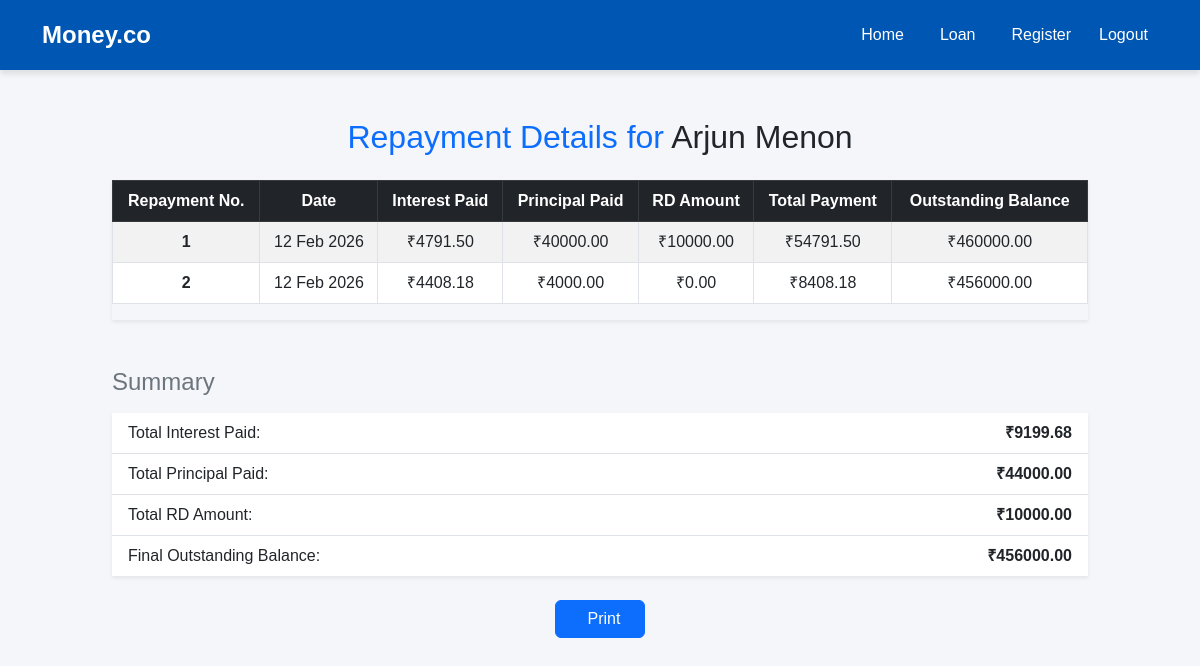
/repayments/16/, run on the app's committed database.
### moneyapp/models.py (models this page shows, shortened)
class Member(models.Model):
    ROLE_CHOICES = [
        ('Teaching', 'Teaching Staff'),
        ('Non-Teaching', 'Non-Teaching Staff')
    ]
    name            = models.CharField(max_length=100)
    member_id       = models.CharField(max_length=50, unique=True)
    department      = models.CharField(max_length=100, blank=True)
    designation     = models.CharField(max_length=100, blank=True)
    mob             = models.CharField(max_length=10, validators=[phone_validator])
    email           = models.EmailField()
    dob             = models.DateField()
    doj             = models.DateField()
    doj_service     = models.DateField()
    maximum_period  = models.IntegerField()
    max_loan_amount = models.DecimalField(max_digits=10, decimal_places=2)
    city            = models.CharField(max_length=100)
    pincode         = models.CharField(max_length=10)
    role            = models.CharField(max_length=20, choices=ROLE_CHOICES, default='Non-Teaching')
    has_loan        = models.BooleanField(default=False)

class LoanRepayment(models.Model):
    member               = models.ForeignKey(Member, on_delete=models.CASCADE)
    repayment_number     = models.PositiveIntegerField()
    repayment_date       = models.DateField()
    interest_paid        = models.DecimalField(max_digits=10, decimal_places=2)
    principal_paid       = models.DecimalField(max_digits=10, decimal_places=2)
    rd_amount            = models.DecimalField(max_digits=10, decimal_places=2, default=0)
    total_payment        = models.DecimalField(max_digits=10, decimal_places=2)
    outstanding_balance  = models.DecimalField(max_digits=10, decimal_places=2)
    class Meta:
        ordering = ('member', 'repayment_number')
        constraints = [
            UniqueConstraint(
                fields=['member', 'repayment_number'],
                name='unique_member_repayment'
            )
        ]

### moneyapp/views.py (the view)
# urls.py: path('repayments/<int:member_id>/', views.repayment_details, name='repayment_detail'),
def repayment_details(request, member_id):
    member = get_object_or_404(Member, id=member_id)
    repayments = LoanRepayment.objects.filter(member=member).order_by('repayment_number')
    totals = repayments.aggregate(
        total_interest=Sum('interest_paid'),
        total_principal=Sum('principal_paid'),
        total_rd=Sum('rd_amount')
    )
    return render(request, 'repayment_detail.html', {
        'member': member,
        'repayments': repayments,
        'total_interest': totals['total_interest'] or 0,
        'total_principal': totals['total_principal'] or 0,
        'total_rd': totals['total_rd'] or 0,
        'final_balance': member.max_loan_amount
    })

### moneyapp/templates/repayment_detail.html (shortened to what this page needs)
{% extends 'base.html' %}
{% block content %}
<div class="container my-5" style="max-width: 1000px;">
    <h2 class="text-center text-primary mb-4">
        Repayment Details for <span class="text-dark">{{ member.name }}</span>
    </h2>
    <div class="table-responsive shadow-sm">
        <table class="table table-striped table-bordered align-middle">
            <thead class="table-dark text-center">
                <tr>
                    <th>Repayment No.</th>
                    <th>Date</th>
                    <th>Interest Paid</th>
                    <th>Principal Paid</th>
                    <th>RD Amount</th>
                    <th>Total Payment</th>
                    <th>Outstanding Balance</th>
                </tr>
            </thead>
            <tbody>
                {% if repayments %}
                    {% for repayment in repayments %}
                        <tr class="text-center">
                            <td><strong>{{ repayment.repayment_number }}</strong></td>
                            <td>{{ repayment.repayment_date|date:"d M Y" }}</td>
                            <td>₹{{ repayment.interest_paid|floatformat:2 }}</td>
                            <td>₹{{ repayment.principal_paid|floatformat:2 }}</td>
                            <td>₹{{ repayment.rd_amount|default:0|floatformat:2 }}</td>
                            <td>
                                ₹{{ repayment.total_payment|default:0|floatformat:2 }}
                            </td>
                            <td>₹{{ repayment.outstanding_balance|floatformat:2 }}</td>
                        </tr>
                    {% endfor %}
                {% else %}
                    <tr>
                        <td colspan="7" class="text-center text-danger py-4">
                            No repayments found for this member.
                        </td>
                    </tr>
                {% endif %}
            </tbody>
        </table>
    </div>
    <div class="mt-5">
        <h4 class="mb-3 text-secondary">Summary</h4>
        <ul class="list-group list-group-flush shadow-sm">
            <li class="list-group-item d-flex justify-content-between">
                <span>Total Interest Paid:</span>
                <strong>₹{{ total_interest|floatformat:2 }}</strong>
            </li>
            <li class="list-group-item d-flex justify-content-between">
                <span>Total Principal Paid:</span>
                <strong>₹{{ total_principal|floatformat:2 }}</strong>
            </li>
            <li class="list-group-item d-flex justify-content-between">
                <span>Total RD Amount:</span>
                <strong>₹{{ total_rd|default:0|floatformat:2 }}</strong>
            </li>
            <li class="list-group-item d-flex justify-content-between">
                <span>Final Outstanding Balance:</span>
                <strong>₹{{ final_balance|floatformat:2 }}</strong>
            </li>
        </ul>
    </div>
    <div class="text-center mt-4">
        <button onclick="window.print()" class="btn btn-primary px-4">
            Print
        </button>
    </div>
</div>
{% endblock %}

### moneyapp/templates/base.html (style rules this page uses)
body { background-color: #f4f6f9; font-family: 'Arial', sans-serif; padding-bottom: 80px; }

### data on the page
Member: name "Arjun Menon", max_loan_amount "456000.00"
LoanRepayment: repayment_number "1", repayment_date "12 Feb 2026", interest_paid "4791.50", principal_paid "40000.00", rd_amount "10000.00", total_payment "54791.50", outstanding_balance "460000.00"
LoanRepayment: repayment_number "2", repayment_date "12 Feb 2026", interest_paid "4408.18", principal_paid "4000.00", rd_amount "0.00", total_payment "8408.18", outstanding_balance "456000.00"

### other printed values
{{ total_interest|floatformat:2 }} "9199.68"
{{ total_principal|floatformat:2 }} "44000.00"
{{ total_rd|default:0|floatformat:2 }} "10000.00"
